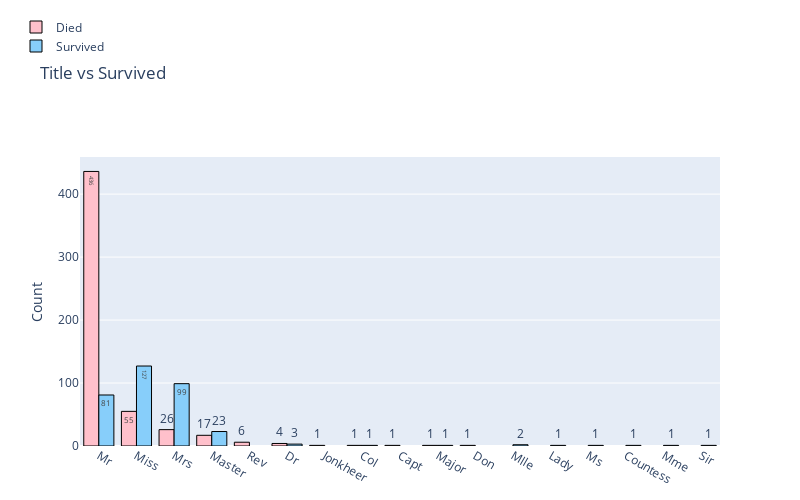

The notebook cell this image was saved under:
### Markdown cell above
This function parses the names and extracts the titles.

Exemple : Wilkes, **Mrs**. James (Ellen Needs)

### Code cell
barplot('Title', 'Title vs Survived')

### Figure 1 — Plotly figure (JSON) as saved in the notebook; plotly's stock layout.template omitted (floating-point values rounded to 4 significant figures)
{"data": [{"marker": {"color": "pink", "line": {"color": "#000000", "width": 1}}, "name": "Died", "opacity": 1, "text": ["436", "55", "26", "17", "6", "4", "1", "1", "1", "1", "1"], "textposition": "auto", "type": "bar", "x": ["Mr", "Miss", "Mrs", "Master", "Rev", "Dr", "Jonkheer", "Col", "Capt", "Major", "Don"], "y": [436, 55, 26, 17, 6, 4, 1, 1, 1, 1, 1]}, {"marker": {"color": "lightskyblue", "line": {"color": "#000000", "width": 1}}, "name": "Survived", "opacity": 1, "text": ["127", "99", "81", "23", "3", "2", "1", "1", "1", "1", "1", "1", "1"], "textposition": "auto", "type": "bar", "x": ["Miss", "Mrs", "Mr", "Master", "Dr", "Mlle", "Lady", "Ms", "Col", "Countess", "Major", "Mme", "Sir"], "y": [127, 99, 81, 23, 3, 2, 1, 1, 1, 1, 1, 1, 1]}], "layout": {"autosize": true, "height": 500, "legend": {"x": -0.1, "y": 1.5}, "margin": {"b": 30}, "title": {"text": "Title vs Survived"}, "width": 800, "yaxis": {"title": {"text": "Count"}}}}
